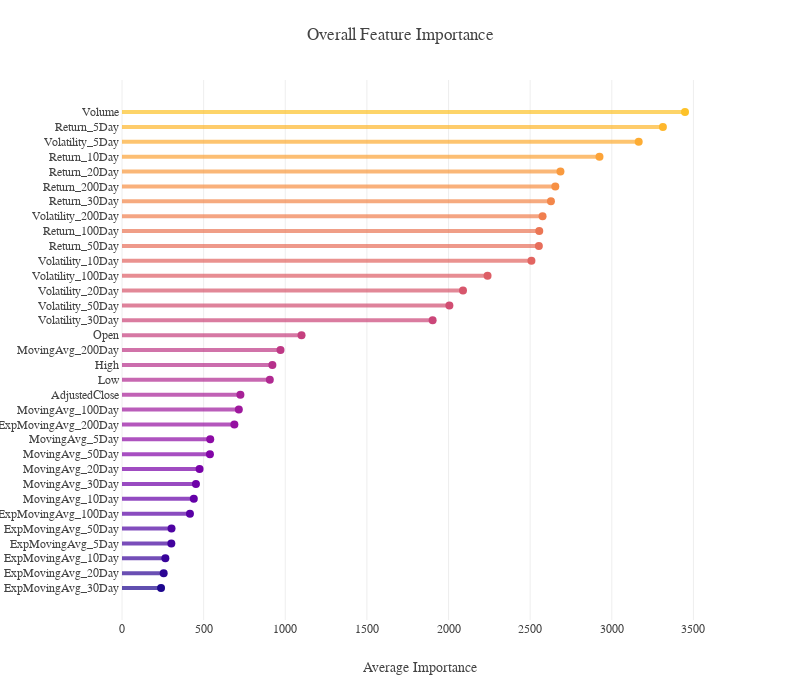

The notebook cell saved with this chart:
### Code cell
feat_importance['avg'] = feat_importance.mean(axis=1)
feat_importance = feat_importance.sort_values(by='avg',ascending=True)
pal=sns.color_palette("plasma_r", 37).as_hex()[2:] # 29 + 2*4

fig=go.Figure()
for i in range(len(feat_importance.index)):
    fig.add_shape(dict(type="line", y0=i, y1=i, x0=0, x1=feat_importance['avg'][i], 
                       line_color=pal[::-1][i],opacity=0.7,line_width=4))
fig.add_trace(go.Scatter(x=feat_importance['avg'], y=feat_importance.index, mode='markers', 
                         marker_color=pal[::-1], marker_size=8,
                         hovertemplate='%{y} Importance = %{x:.0f}<extra></extra>'))
fig.update_layout(template=temp,title='Overall Feature Importance', 
                  xaxis=dict(title='Average Importance',zeroline=False),
                  yaxis_showgrid=False, margin=dict(l=120,t=80),
                  height=700, width=800)
fig.show()

### Figure 1 — Plotly figure (JSON) as saved in the notebook; plotly's stock layout.template omitted (floating-point values rounded to 4 significant figures)
{"data": [{"hovertemplate": "%{y} Importance = %{x:.0f}<extra></extra>", "marker": {"color": ["#1d068e", "#2c0594", "#38049a", "#43039e", "#4e02a2", "#5901a5", "#6400a7", "#6e00a8", "#7801a8", "#8305a7", "#8d0ba5", "#9511a1", "#9e199d", "#a72197", "#b02991", "#b6308b", "#be3885", "#c5407e", "#cb4679", "#d14e72", "#d7566c", "#dd5e66", "#e26561", "#e76e5b", "#eb7655", "#f07f4f", "#f3874a", "#f79044", "#f99a3e", "#fca338", "#fdac33", "#feb72d", "#fdc229", "#fccd25", "#fbd724"], "size": 8}, "mode": "markers", "type": "scatter", "x": [239.2, 255.2, 265.6, 302.2, 303.4, 416.2, 439.8, 452.8, 475.2, 538.6, 540.4, 688.2, 715.6, 725.2, 905.4, 921.0, 970.8, 1100.0, 1903.0, 2005.0, 2089.0, 2239.0, 2508.0, 2553.0, 2556.0, 2576.0, 2627.0, 2654.0, 2686.0, 2925.0, 3165.0, 3313.0, 3448.0], "y": ["ExpMovingAvg_30Day", "ExpMovingAvg_20Day", "ExpMovingAvg_10Day", "ExpMovingAvg_5Day", "ExpMovingAvg_50Day", "ExpMovingAvg_100Day", "MovingAvg_10Day", "MovingAvg_30Day", "MovingAvg_20Day", "MovingAvg_50Day", "MovingAvg_5Day", "ExpMovingAvg_200Day", "MovingAvg_100Day", "AdjustedClose", "Low", "High", "MovingAvg_200Day", "Open", "Volatility_30Day", "Volatility_50Day", "Volatility_20Day", "Volatility_100Day", "Volatility_10Day", "Return_50Day", "Return_100Day", "Volatility_200Day", "Return_30Day", "Return_200Day", "Return_20Day", "Return_10Day", "Volatility_5Day", "Return_5Day", "Volume"]}], "layout": {"height": 700, "margin": {"l": 120, "t": 80}, "shapes": [{"line": {"color": "#1d068e", "width": 4}, "opacity": 0.7, "type": "line", "x0": 0, "x1": 239.2, "y0": 0, "y1": 0}, {"line": {"color": "#2c0594", "width": 4}, "opacity": 0.7, "type": "line", "x0": 0, "x1": 255.2, "y0": 1, "y1": 1}, {"line": {"color": "#38049a", "width": 4}, "opacity": 0.7, "type": "line", "x0": 0, "x1": 265.6, "y0": 2, "y1": 2}, {"line": {"color": "#43039e", "width": 4}, "opacity": 0.7, "type": "line", "x0": 0, "x1": 302.2, "y0": 3, "y1": 3}, {"line": {"color": "#4e02a2", "width": 4}, "opacity": 0.7, "type": "line", "x0": 0, "x1": 303.4, "y0": 4, "y1": 4}, {"line": {"color": "#5901a5", "width": 4}, "opacity": 0.7, "type": "line", "x0": 0, "x1": 416.2, "y0": 5, "y1": 5}, {"line": {"color": "#6400a7", "width": 4}, "opacity": 0.7, "type": "line", "x0": 0, "x1": 439.8, "y0": 6, "y1": 6}, {"line": {"color": "#6e00a8", "width": 4}, "opacity": 0.7, "type": "line", "x0": 0, "x1": 452.8, "y0": 7, "y1": 7}, {"line": {"color": "#7801a8", "width": 4}, "opacity": 0.7, "type": "line", "x0": 0, "x1": 475.2, "y0": 8, "y1": 8}, {"line": {"color": "#8305a7", "width": 4}, "opacity": 0.7, "type": "line", "x0": 0, "x1": 538.6, "y0": 9, "y1": 9}, {"line": {"color": "#8d0ba5", "width": 4}, "opacity": 0.7, "type": "line", "x0": 0, "x1": 540.4, "y0": 10, "y1": 10}, {"line": {"color": "#9511a1", "width": 4}, "opacity": 0.7, "type": "line", "x0": 0, "x1": 688.2, "y0": 11, "y1": 11}, {"line": {"color": "#9e199d", "width": 4}, "opacity": 0.7, "type": "line", "x0": 0, "x1": 715.6, "y0": 12, "y1": 12}, {"line": {"color": "#a72197", "width": 4}, "opacity": 0.7, "type": "line", "x0": 0, "x1": 725.2, "y0": 13, "y1": 13}, {"line": {"color": "#b02991", "width": 4}, "opacity": 0.7, "type": "line", "x0": 0, "x1": 905.4, "y0": 14, "y1": 14}, {"line": {"color": "#b6308b", "width": 4}, "opacity": 0.7, "type": "line", "x0": 0, "x1": 921.0, "y0": 15, "y1": 15}, {"line": {"color": "#be3885", "width": 4}, "opacity": 0.7, "type": "line", "x0": 0, "x1": 970.8, "y0": 16, "y1": 16}, {"line": {"color": "#c5407e", "width": 4}, "opacity": 0.7, "type": "line", "x0": 0, "x1": 1100.0, "y0": 17, "y1": 17}, {"line": {"color": "#cb4679", "width": 4}, "opacity": 0.7, "type": "line", "x0": 0, "x1": 1903.0, "y0": 18, "y1": 18}, {"line": {"color": "#d14e72", "width": 4}, "opacity": 0.7, "type": "line", "x0": 0, "x1": 2005.0, "y0": 19, "y1": 19}, {"line": {"color": "#d7566c", "width": 4}, "opacity": 0.7, "type": "line", "x0": 0, "x1": 2089.0, "y0": 20, "y1": 20}, {"line": {"color": "#dd5e66", "width": 4}, "opacity": 0.7, "type": "line", "x0": 0, "x1": 2239.0, "y0": 21, "y1": 21}, {"line": {"color": "#e26561", "width": 4}, "opacity": 0.7, "type": "line", "x0": 0, "x1": 2508.0, "y0": 22, "y1": 22}, {"line": {"color": "#e76e5b", "width": 4}, "opacity": 0.7, "type": "line", "x0": 0, "x1": 2553.0, "y0": 23, "y1": 23}, {"line": {"color": "#eb7655", "width": 4}, "opacity": 0.7, "type": "line", "x0": 0, "x1": 2556.0, "y0": 24, "y1": 24}, {"line": {"color": "#f07f4f", "width": 4}, "opacity": 0.7, "type": "line", "x0": 0, "x1": 2576.0, "y0": 25, "y1": 25}, {"line": {"color": "#f3874a", "width": 4}, "opacity": 0.7, "type": "line", "x0": 0, "x1": 2627.0, "y0": 26, "y1": 26}, {"line": {"color": "#f79044", "width": 4}, "opacity": 0.7, "type": "line", "x0": 0, "x1": 2654.0, "y0": 27, "y1": 27}, {"line": {"color": "#f99a3e", "width": 4}, "opacity": 0.7, "type": "line", "x0": 0, "x1": 2686.0, "y0": 28, "y1": 28}, {"line": {"color": "#fca338", "width": 4}, "opacity": 0.7, "type": "line", "x0": 0, "x1": 2925.0, "y0": 29, "y1": 29}, {"line": {"color": "#fdac33", "width": 4}, "opacity": 0.7, "type": "line", "x0": 0, "x1": 3165.0, "y0": 30, "y1": 30}, {"line": {"color": "#feb72d", "width": 4}, "opacity": 0.7, "type": "line", "x0": 0, "x1": 3313.0, "y0": 31, "y1": 31}, {"line": {"color": "#fdc229", "width": 4}, "opacity": 0.7, "type": "line", "x0": 0, "x1": 3448.0, "y0": 32, "y1": 32}], "title": {"text": "Overall Feature Importance"}, "width": 800, "xaxis": {"title": {"text": "Average Importance"}, "zeroline": false}, "yaxis": {"showgrid": false}}}
